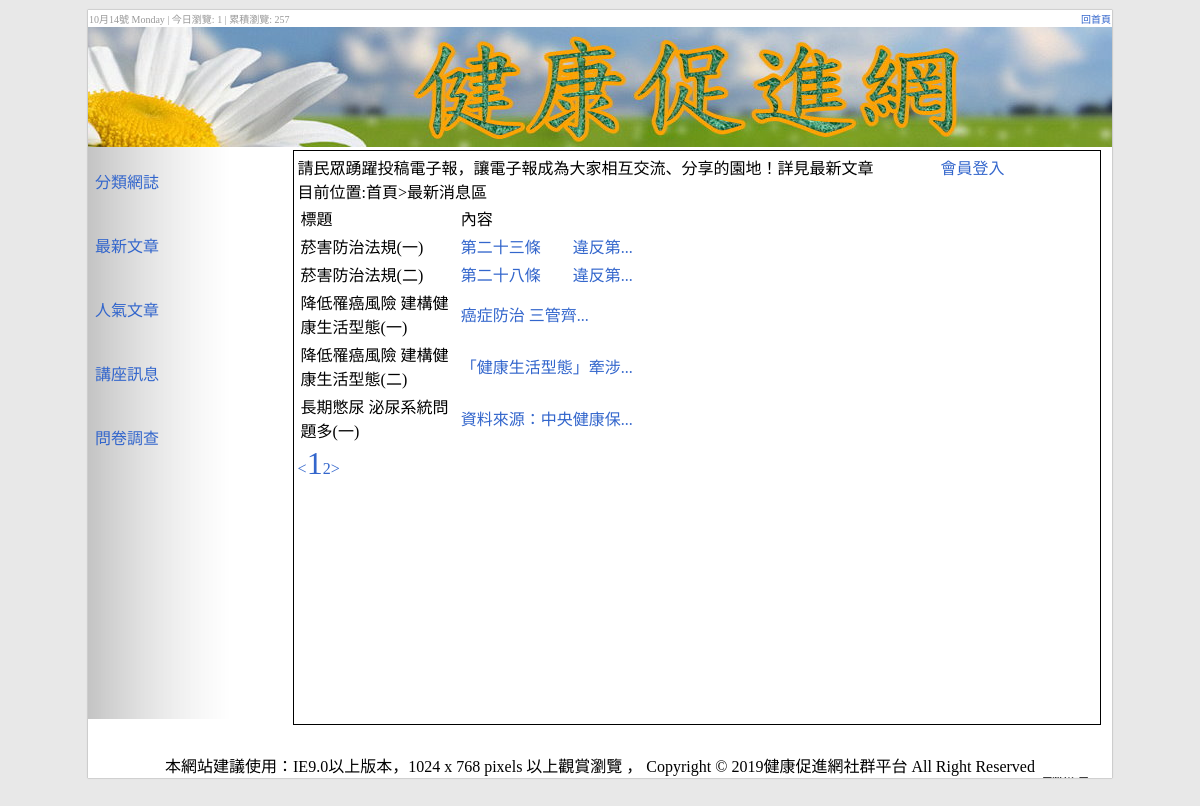
The app's page /?do=news with its own data.
### tables this page shows
CREATE TABLE `q2t7_blog` (
  `id` int(10) UNSIGNED NOT NULL,
  `cls` int(11) NOT NULL,
  `title` text NOT NULL,
  `text` text NOT NULL,
  `num` int(11) NOT NULL,
  `dpy` int(11) NOT NULL
);

### news.php (the view, shortened to what this page needs)
目前位置:首頁>最新消息區
<table>
  <tr>
    <td width=20% valign=top>標題</td>
    <td valign=top>內容</td>
    <td></td>
  </tr>
<?php
$nw = (empty($_GET['page'])) ? 1 : $_GET['page'];
$begin = ($nw - 1) * 5;
$re = select("q2t7_blog", "dpy=1 limit " . $begin . ",5");
foreach ($re as $ro) {
  $gdbtn = "";
?>
  <tr>
    <td><?= $ro['title'] ?></td>
    <td><?= ($_GET['id'] == $ro['id']) ? $ro['text'] : '<a href="?do=news&page='.$nw.'&id='.$ro['id'].'">'.mb_substr($ro['text'],0,10).'...</a>'?></td>
    <td><?= $gdbtn ?></td>
  </tr>
<?php
}
?>
</table>
<?php
$re = page("q2t7_blog", "dpy=1", 5, $nw);
foreach ($re as $key => $value) {
  if ($nw == $key) echo '<a style="font-size:2em" href="?do=news&page=' . $value . '">' . $key . '</a>';
  else echo '<a href="?do=news&page=' . $value . '">' . $key . '</a>';
}
?>

### home_files/css.css (style rules this page uses)
body { background:#E8E8E8; padding:0px; margin:0px; font-family:"微軟正黑體"; }
a { text-decoration:none; color:#36C; cursor:pointer; }

### records on screen
q2t7_blog: title "菸害防治法規(一)", text "第二十三條 違反第"
q2t7_blog: title "菸害防治法規(二)", text "第二十八條 違反第"
q2t7_blog: title "降低罹癌風險 建構健康生活型態(一)", text "癌症防治 三管齊"
q2t7_blog: title "降低罹癌風險 建構健康生活型態(二)", text "「健康生活型態」牽涉"
q2t7_blog: title "長期憋尿 泌尿系統問題多(一)", text "資料來源：中央健康保"

### other values on screen
$t3visit "1"
$t3all "257"
$key "<"
$key "1"
$key "2"
$key ">"
